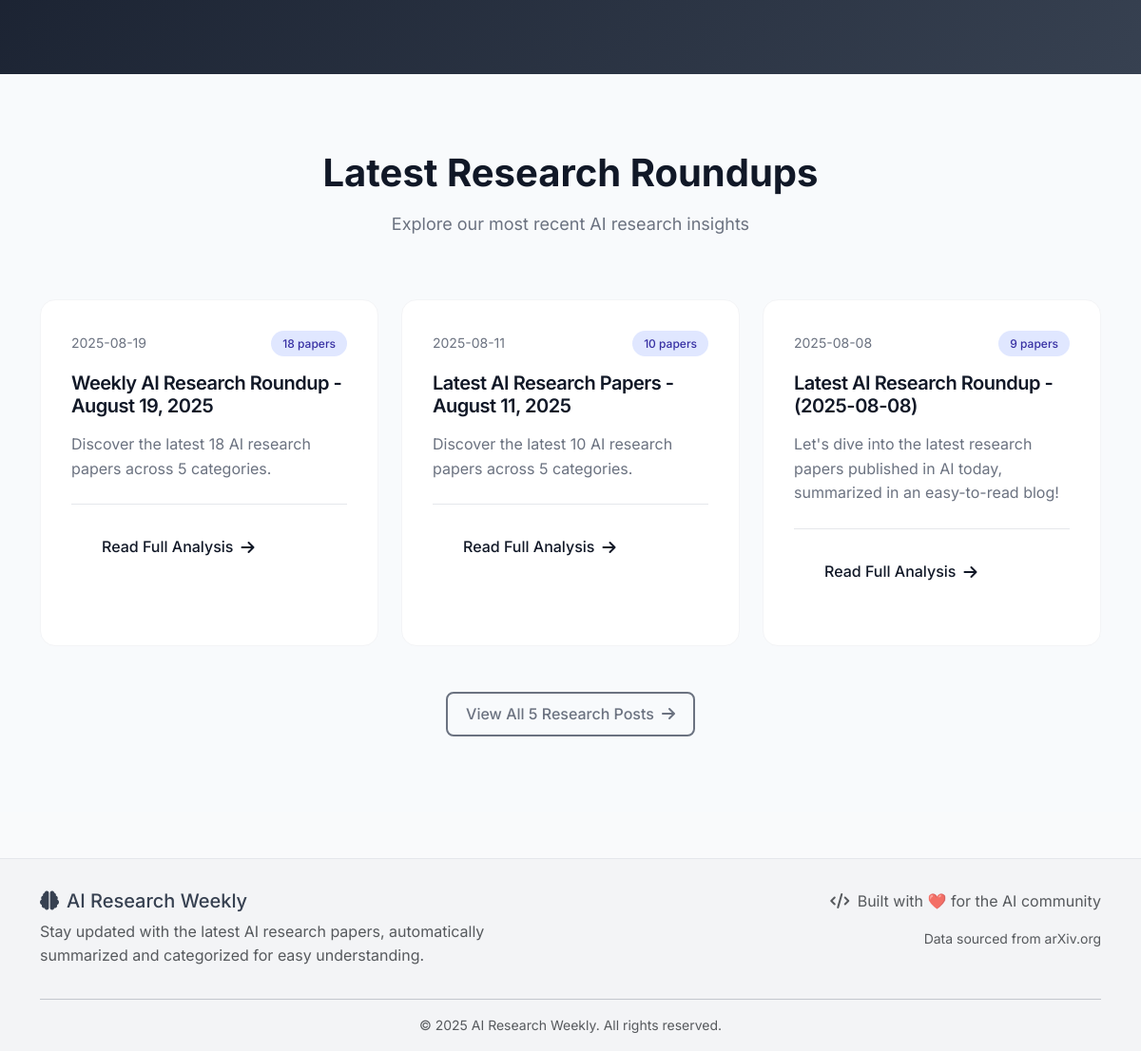
Before: / (lower part) with the older database file.
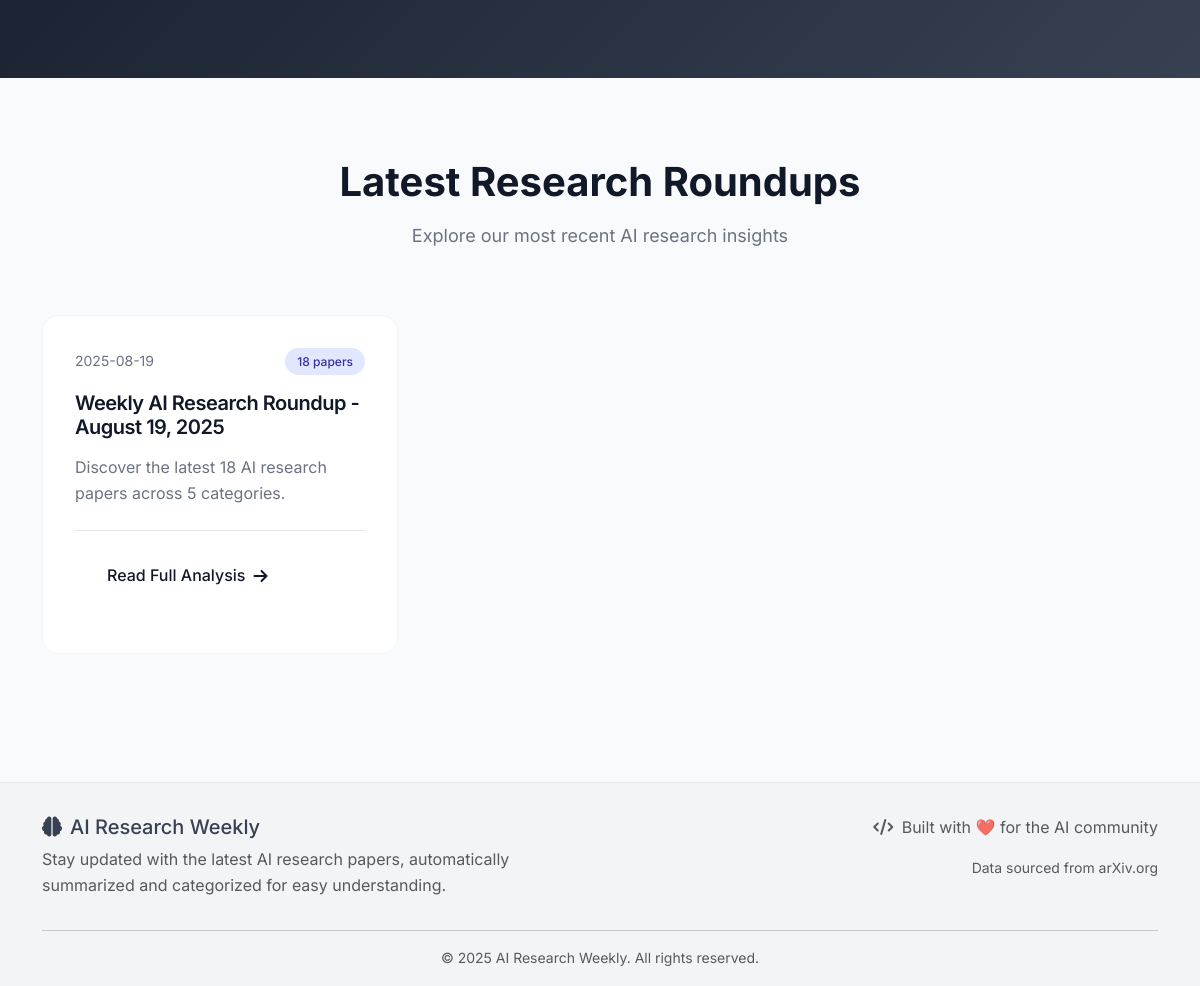
After: the same page with the newer database file.
### tables this page shows
CREATE TABLE blogs (
                id INTEGER PRIMARY KEY AUTOINCREMENT,
                title TEXT NOT NULL,
                content TEXT NOT NULL,
                summary TEXT NOT NULL,
                paper_count INTEGER NOT NULL,
                categories TEXT,
                published_date TEXT NOT NULL,
                created_at TIMESTAMP DEFAULT CURRENT_TIMESTAMP
            );

### src/web_app.py (the view)
@app.route('/')
def index():
    blogs = db.get_all_blogs()
    recent_papers = db.get_recent_papers(days=30)  # Get papers from last 30 days
    papers = recent_papers[:10]  # Limit to 10 most recent
    return render_template('index.html',
                         blogs=blogs,
                         papers=papers)

### src/database.py (called while the page is built)
def _parse_summary_field(summary_field):
    if not summary_field:
        return None
    try:
        if summary_field.startswith('{'):
            return json.loads(summary_field)
        else:
            return summary_field
    except (json.JSONDecodeError, AttributeError):
        return summary_field

    def get_all_blogs(self) -> List[Dict]:
        conn = sqlite3.connect(self.db_path)
        cursor = conn.cursor()
        cursor.execute('''
            SELECT id, title, summary, paper_count, categories, published_date, created_at
            FROM blogs
            ORDER BY created_at DESC
        ''')
        blogs = []
        for row in cursor.fetchall():
            blogs.append({
                'id': row[0],
                'title': row[1],
                'summary': row[2],
                'paper_count': row[3],
                'categories': row[4],
                'published_date': row[5],
                'created_at': row[6]
            })
        conn.close()
        return blogs

### templates/index.html (shortened to what this page needs)
{% extends "base.html" %}
{% block content %}
<section class="newsletter-section" id="newsletter">
</section>
{% if blogs %}
<section class="blogs-section">
    <div class="container">
        <div class="section-header">
            <h2 class="section-title">Latest Research Roundups</h2>
            <p class="section-subtitle">Explore our most recent AI research insights</p>
        </div>
        <div class="row g-4">
            {% for blog in blogs[:3] %}
            <div class="col-lg-4">
                <article class="blog-card">
                    <div class="blog-meta">
                        <span class="blog-date">{{ blog.published_date }}</span>
                        <span class="blog-papers">{{ blog.paper_count }} papers</span>
                    </div>
                    <h3 class="blog-title">
                        <a href="{{ url_for('blog_detail', blog_id=blog.id) }}">
                            {{ blog.title }}
                        </a>
                    </h3>
                    <div class="blog-excerpt">
                        {{ blog.summary[:150] }}{% if blog.summary|length > 150 %}...{% endif %}
                    </div>
                    <div class="blog-footer">
                        <a href="{{ url_for('blog_detail', blog_id=blog.id) }}" class="read-more">
                            Read Full Analysis
                            <i class="fas fa-arrow-right"></i>
                        </a>
                    </div>
                </article>
            </div>
            {% endfor %}
        </div>
        {% if blogs|length > 3 %}
        <div class="text-center mt-5">
            <a href="{{ url_for('blog_list') }}" class="btn btn-outline-primary btn-lg">
                View All {{ blogs|length }} Research Posts
                <i class="fas fa-arrow-right"></i>
            </a>
        </div>
        {% endif %}
    </div>
</section>
{% endif %}
{% endblock %}

### templates/base.html (shortened to what this page needs)
<!DOCTYPE html>
<html lang="en">
<head>
    <link href="https://cdn.jsdelivr.net/npm/bootstrap@5.3.0/dist/css/bootstrap.min.css" rel="stylesheet">
    <link rel="stylesheet" href="https://cdnjs.cloudflare.com/ajax/libs/font-awesome/6.4.0/css/all.min.css">
</head>
<body>
    <main>
        {% block content %}{% endblock %}
    </main>
    <footer class="footer">
        <div class="container">
            <div class="row">
                <div class="col-md-6">
                    <h5><i class="fas fa-brain me-2"></i>AI Research Weekly</h5>
                    <p class="text-muted">
                        Stay updated with the latest AI research papers, automatically summarized and categorized for easy understanding.
                    </p>
                </div>
                <div class="col-md-6 text-md-end">
                    <p class="text-muted">
                        <i class="fas fa-code me-1"></i>
                        Built with ❤️ for the AI community
                    </p>
                    <p class="text-muted small">
                        Data sourced from arXiv.org
                    </p>
                </div>
            </div>
            <hr class="my-3">
            <div class="text-center">
                <p class="text-muted small mb-0">
                    © 2025 AI Research Weekly. All rights reserved.
                </p>
            </div>
        </div>
    </footer>
</body>
</html>

### templates/base.html (style rules this page uses)
:root { --primary-color: #6b7280; --secondary-color: #9ca3af; --accent-color: #d1d5db; --text-primary: #374151; --text-secondary: #6b7280; --bg-light: #f9fafb; --bg-white: #ffffff; --border-color: #e5e7eb; --bg-title: #f3f4f6; --success-color: #10b981; --warning-color: #f59e0b; --error-color: #ef4444; --muted-bg: #f9fafb; --card-shadow: 0 1px 3px 0 rgba(0, 0, 0, 0.1), 0 1px 2px 0 rgba(0, 0, 0, 0.06); }
body { font-family: 'Inter', -apple-system, BlinkMacSystemFont, 'Segoe UI', Roboto, sans-serif; line-height: 1.6; color: var(--text-primary); background-color: var(--bg-light); }
.footer { background: var(--bg-title); color: var(--text-primary); padding: 2rem 0 1rem; margin-top: 3rem; border-top: 1px solid var(--border-color); }
.blog-title { font-size: 2.5rem; font-weight: 700; margin-bottom: 1rem; line-height: 1.2; color: #2d3748; letter-spacing: -0.025em; }
.blog-footer { text-align: center; padding: 2rem; color: var(--text-secondary); border-top: 1px solid var(--border-color); margin-top: 3rem; }
.blog-card { transition: all 0.3s ease; }

### templates/index.html (style rules this page uses)
.section-header { text-align: center; margin-bottom: 64px; }
.section-title { font-size: 2.5rem; font-weight: 700; color: #111827; margin-bottom: 16px; }
.section-subtitle { font-size: 1.125rem; color: #6b7280; margin: 0; }
.newsletter-section { background: linear-gradient(135deg, #111827 0%, #374151 100%); padding: 80px 0; color: white; }
.blogs-section { padding: 80px 0; background: #f8fafc; }
.blog-card { background: white; border-radius: 16px; padding: 32px; height: 100%; transition: all 0.3s ease; border: 1px solid #f3f4f6; }
.blog-meta { display: flex; justify-content: space-between; align-items: center; margin-bottom: 16px; }
.blog-date { color: #6b7280; font-size: 14px; }
.blog-papers { background: #e0e7ff; color: #3730a3; padding: 4px 12px; border-radius: 20px; font-size: 12px; font-weight: 500; }
.blog-title { font-size: 1.25rem; font-weight: 600; margin-bottom: 16px; }
.blog-title a { color: #111827; text-decoration: none; transition: color 0.3s ease; }
.blog-excerpt { color: #6b7280; line-height: 1.6; margin-bottom: 24px; }
.blog-footer { margin-top: auto; }
.read-more { display: flex; align-items: center; gap: 8px; color: #111827; font-weight: 500; text-decoration: none; transition: all 0.3s ease; }

Changed rows visible on the page:
removed blogs: published_date "2025-08-11", paper_count "10", title "Latest AI Research Papers - August 11, 2025", summary "Discover the latest 10 AI research papers across 5 categories."
removed blogs: published_date "2025-08-08", paper_count "9", title "Latest AI Research Roundup - (2025-08-08)", summary "Let's dive into the latest research papers published in AI today, summarized in an easy-to-read blog!"
Other visible differences:
{{ blogs|length }}: "5" → (not shown)
text no longer shown: "View All Research Posts"
